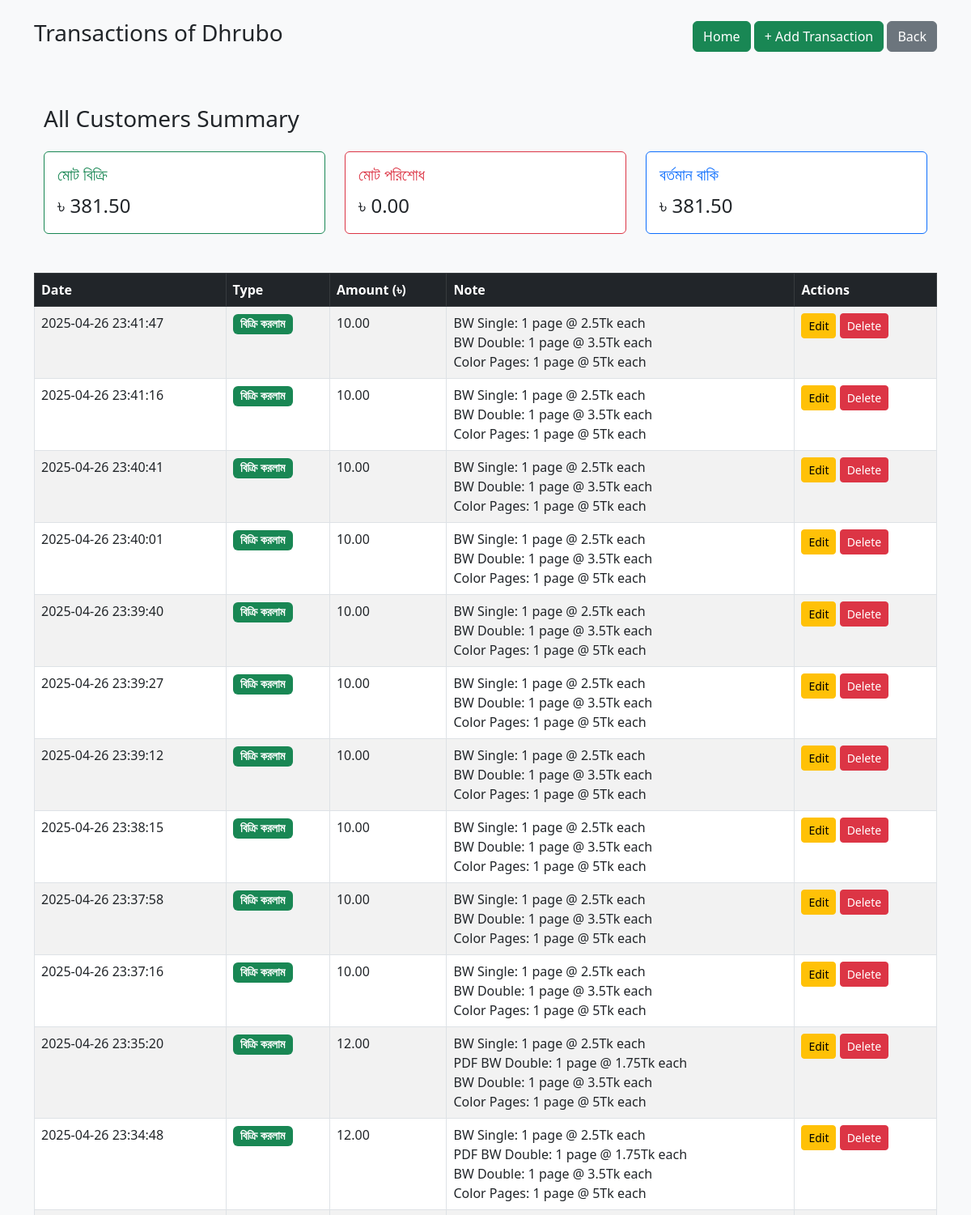
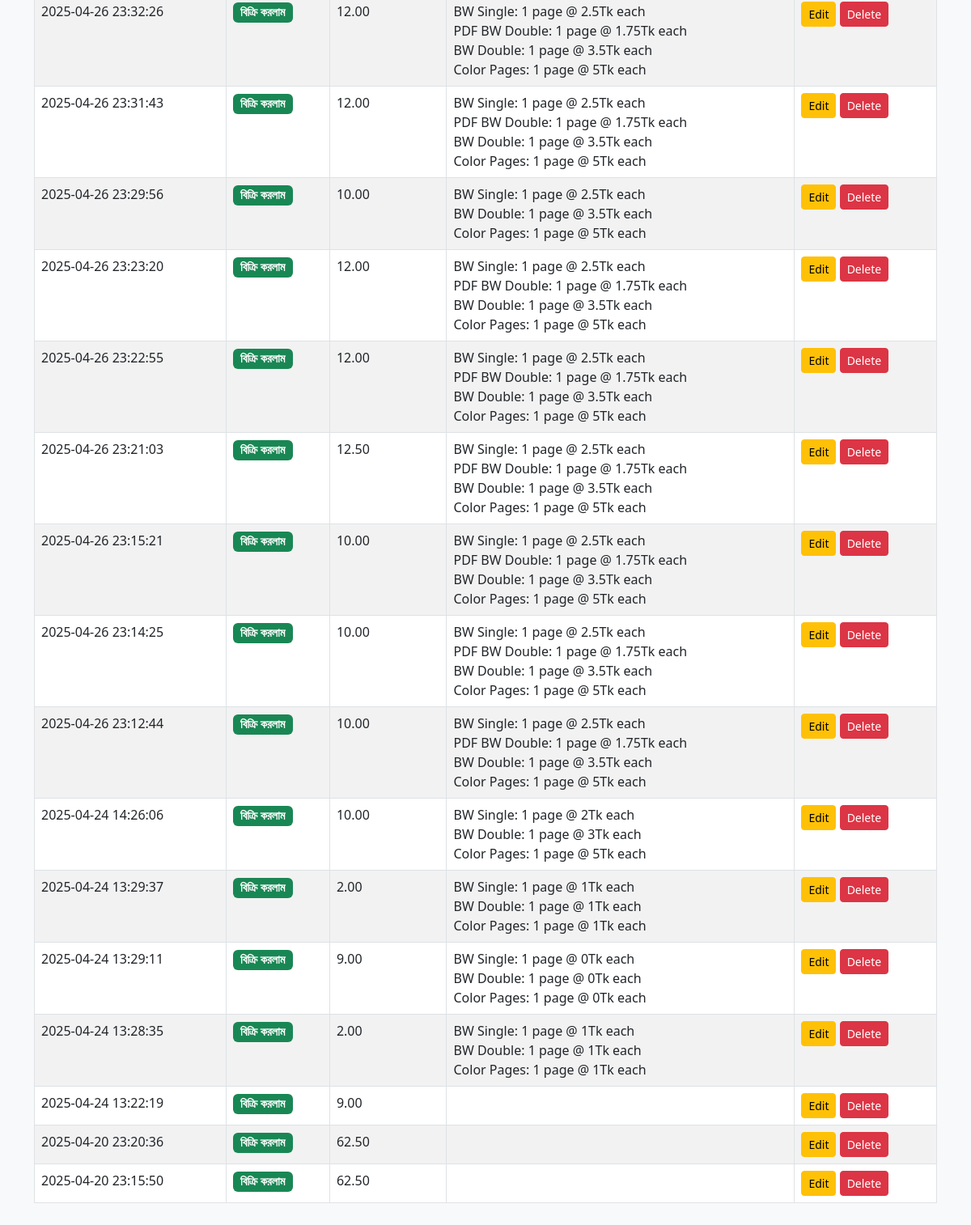
Page /details.php?id=7 (signed in) on the committed database (2 pictures, top to bottom).
### tables this page shows
CREATE TABLE `customers` (
  `id` int(11) NOT NULL,
  `name` varchar(255) DEFAULT NULL,
  `phone` varchar(20) DEFAULT NULL,
  `note` text DEFAULT NULL,
  `created_at` timestamp NOT NULL DEFAULT current_timestamp()
);

CREATE TABLE `transactions` (
  `id` int(11) NOT NULL,
  `customer_id` int(11) DEFAULT NULL,
  `type` enum('debit','credit') DEFAULT NULL,
  `amount` decimal(10,2) DEFAULT NULL,
  `description` text DEFAULT NULL,
  `date` datetime DEFAULT current_timestamp()
);

### details.php (the view, shortened to what this page needs)
<?php
   include 'db.php';
   $customer_id = intval($_GET['id']);
   $customer = mysqli_fetch_assoc(mysqli_query($conn, "SELECT * FROM customers WHERE id = $customer_id"));
   $transactions = mysqli_query($conn, "SELECT * FROM transactions WHERE customer_id = $customer_id ORDER BY date DESC");
   $credit_result = mysqli_fetch_assoc(mysqli_query($conn, "SELECT SUM(amount) as total_credit FROM transactions WHERE type = 'credit' and customer_id='$customer_id'"));
   $total_credit = $credit_result['total_credit'] ?? 0;
   $debit_result = mysqli_fetch_assoc(mysqli_query($conn, "SELECT SUM(amount) as total_debit FROM transactions WHERE type = 'debit'  and customer_id='$customer_id'"));
   $total_debit = $debit_result['total_debit'] ?? 0;
   $balance = $total_credit - $total_debit;
   ?>
<!DOCTYPE html>
<html lang="en">
   <head>
      <link href="https://cdn.jsdelivr.net/npm/bootstrap@5.3.0/dist/css/bootstrap.min.css" rel="stylesheet">
   </head>
   <body>
      <div class="container py-4">
         <div class="d-flex justify-content-between align-items-center mb-3">
            <h3>Transactions of <?= htmlspecialchars($customer['name']) ?></h3>
            <div>
               <a href="index.php" class="btn btn-success">Home</a>
               <a href="add_transaction.php?id=<?= $customer_id ?>" class="btn btn-success">+ Add Transaction</a>
               <a href="index.php" class="btn btn-secondary">Back</a>
            </div>
         </div>
         <div class="container py-5">
            <h3 class="mb-4">All Customers Summary</h3>
            <div class="row g-4">
               <div class="col-md-4">
                  <div class="card border-success">
                     <div class="card-body">
                        <h5 class="card-title text-success">মোট বিক্রি </h5>
                        <p class="card-text fs-4">৳ <?= number_format($total_credit, 2) ?></p>
                     </div>
                  </div>
               </div>
               <div class="col-md-4">
                  <div class="card border-danger">
                     <div class="card-body">
                        <h5 class="card-title text-danger">মোট পরিশোধ</h5>
                        <p class="card-text fs-4">৳ <?= number_format($total_debit, 2) ?></p>
                     </div>
                  </div>
               </div>
               <div class="col-md-4">
                  <div class="card border-primary">
                     <div class="card-body">
                        <h5 class="card-title text-primary">বর্তমান  <?php echo  $balance>0 ? 'বাকি' : 'জমা' ?></h5>
                        <p class="card-text fs-4">৳ <?= number_format(abs($balance), 2) ?></p>
                     </div>
                  </div>
               </div>
            </div>
         </div>
         <table class="table table-bordered table-striped">
            <thead class="table-dark">
               <tr>
                  <th>Date</th>
                  <th>Type</th>
                  <th>Amount (৳)</th>
                  <th>Note</th>
                  <th>Actions</th>
               </tr>
            </thead>
            <tbody>
               <?php while ($row = mysqli_fetch_assoc($transactions)): ?>
               <tr>
                  <td><?= htmlspecialchars($row['date']) ?></td>
                  <td><span class="badge <?= $row['type'] === 'credit' ? 'bg-success' : 'bg-danger' ?>"><?= $row['type'] === 'credit' ? 'বিক্রি করলাম' : 'টাকা পেলাম' ?></span></td>
                  <td><?= number_format($row['amount'], 2) ?></td>
                  <td><?php
                     $items = explode(':', $row['description']);
                      $labels = [
                        'bw_single' => 'BW Single',
                        'pdf_bw_double' => 'PDF BW Double',
                        'bw_double' => 'BW Double',
                        'color_pages' => 'Color Pages',
                      ];
                      $data = [];
                      foreach ($labels as $key => $label) {
                        $data[$key] = [
                            'quantity' => 0,
                            'price' => 0
                        ];
                      }
                      foreach ($items as $item) {
                        if (strpos($item, '@') !== false) {
                            list($type_quantity, $price) = explode('@', $item);
                            if (strpos($type_quantity, '-') !== false) {
                                list($type, $quantity) = explode('-', $type_quantity);
                                if (isset($data[$type])) {
                                    $data[$type]['quantity'] = $quantity;
                                    $data[$type]['price'] = $price;
                                }
                            }
                        }
                      }
                      foreach ($labels as $type => $label) {
                        $quantity = $data[$type]['quantity'];
                        $price = $data[$type]['price'];
                        $page_text = ($quantity == 1) ? "page" : "pages";
                        if($quantity>0) {
                          echo "{$label}: {$quantity} {$page_text} @ {$price}Tk each<br>";
                        }
                      }
                      ?></td>
                  <td>
                     <a href="edit_transaction.php?id=<?= $row['id'] ?>&customer_id=<?= $customer_id ?>" class="btn btn-warning btn-sm">Edit</a>
                     <a href="delete_transaction.php?id=<?= $row['id'] ?>&customer_id=<?= $customer_id ?>" class="btn btn-danger btn-sm" onclick="return confirm('Are you sure?')">Delete</a>
                  </td>
               </tr>
               <?php endwhile; ?>
            </tbody>
         </table>
      </div>
   </body>
</html>

### details.php (style rules this page uses)
body { background-color: #f8f9fa; }
.badge { font-size: 0.9rem; }

### rows in the picture
customers: name "Dhrubo"
transactions: date "2025-04-26 23:41:47", type "বিক্রি করলাম", amount "10.00", label "BW Single", quantity "1", page_text "page", price "2.5", label "BW Double", price "3.5", label "Color Pages", price "5"
transactions: date "2025-04-26 23:41:16", type "বিক্রি করলাম", amount "10.00", label "BW Single", quantity "1", page_text "page", price "2.5", label "BW Double", price "3.5", label "Color Pages", price "5"
transactions: date "2025-04-26 23:40:41", type "বিক্রি করলাম", amount "10.00", label "BW Single", quantity "1", page_text "page", price "2.5", label "BW Double", price "3.5", label "Color Pages", price "5"
transactions: date "2025-04-26 23:40:01", type "বিক্রি করলাম", amount "10.00", label "BW Single", quantity "1", page_text "page", price "2.5", label "BW Double", price "3.5", label "Color Pages", price "5"
transactions: date "2025-04-26 23:39:40", type "বিক্রি করলাম", amount "10.00", label "BW Single", quantity "1", page_text "page", price "2.5", label "BW Double", price "3.5", label "Color Pages", price "5"
transactions: date "2025-04-26 23:39:27", type "বিক্রি করলাম", amount "10.00", label "BW Single", quantity "1", page_text "page", price "2.5", label "BW Double", price "3.5", label "Color Pages", price "5"
transactions: date "2025-04-26 23:39:12", type "বিক্রি করলাম", amount "10.00", label "BW Single", quantity "1", page_text "page", price "2.5", label "BW Double", price "3.5", label "Color Pages", price "5"
transactions: date "2025-04-26 23:38:15", type "বিক্রি করলাম", amount "10.00", label "BW Single", quantity "1", page_text "page", price "2.5", label "BW Double", price "3.5", label "Color Pages", price "5"
transactions: date "2025-04-26 23:37:58", type "বিক্রি করলাম", amount "10.00", label "BW Single", quantity "1", page_text "page", price "2.5", label "BW Double", price "3.5", label "Color Pages", price "5"
transactions: date "2025-04-26 23:37:16", type "বিক্রি করলাম", amount "10.00", label "BW Single", quantity "1", page_text "page", price "2.5", label "BW Double", price "3.5", label "Color Pages", price "5"
transactions: date "2025-04-26 23:35:20", type "বিক্রি করলাম", amount "12.00", label "BW Single", quantity "1", page_text "page", price "2.5", label "PDF BW Double", price "1.75", label "BW Double", price "3.5", label "Color Pages", price "5"
transactions: date "2025-04-26 23:34:48", type "বিক্রি করলাম", amount "12.00", label "BW Single", quantity "1", page_text "page", price "2.5", label "PDF BW Double", price "1.75", label "BW Double", price "3.5", label "Color Pages", price "5"
transactions: date "2025-04-26 23:32:26", type "বিক্রি করলাম", amount "12.00", label "BW Single", quantity "1", page_text "page", price "2.5", label "PDF BW Double", price "1.75", label "BW Double", price "3.5", label "Color Pages", price "5"
transactions: date "2025-04-26 23:31:43", type "বিক্রি করলাম", amount "12.00", label "BW Single", quantity "1", page_text "page", price "2.5", label "PDF BW Double", price "1.75", label "BW Double", price "3.5", label "Color Pages", price "5"
transactions: date "2025-04-26 23:29:56", type "বিক্রি করলাম", amount "10.00", label "BW Single", quantity "1", page_text "page", price "2.5", label "BW Double", price "3.5", label "Color Pages", price "5"
transactions: date "2025-04-26 23:23:20", type "বিক্রি করলাম", amount "12.00", label "BW Single", quantity "1", page_text "page", price "2.5", label "PDF BW Double", price "1.75", label "BW Double", price "3.5", label "Color Pages", price "5"
transactions: date "2025-04-26 23:22:55", type "বিক্রি করলাম", amount "12.00", label "BW Single", quantity "1", page_text "page", price "2.5", label "PDF BW Double", price "1.75", label "BW Double", price "3.5", label "Color Pages", price "5"
transactions: date "2025-04-26 23:21:03", type "বিক্রি করলাম", amount "12.50", label "BW Single", quantity "1", page_text "page", price "2.5", label "PDF BW Double", price "1.75", label "BW Double", price "3.5", label "Color Pages", price "5"
transactions: date "2025-04-26 23:15:21", type "বিক্রি করলাম", amount "10.00", label "BW Single", quantity "1", page_text "page", price "2.5", label "PDF BW Double", price "1.75", label "BW Double", price "3.5", label "Color Pages", price "5"
transactions: date "2025-04-26 23:14:25", type "বিক্রি করলাম", amount "10.00", label "BW Single", quantity "1", page_text "page", price "2.5", label "PDF BW Double", price "1.75", label "BW Double", price "3.5", label "Color Pages", price "5"
transactions: date "2025-04-26 23:12:44", type "বিক্রি করলাম", amount "10.00", label "BW Single", quantity "1", page_text "page", price "2.5", label "PDF BW Double", price "1.75", label "BW Double", price "3.5", label "Color Pages", price "5"
transactions: date "2025-04-24 14:26:06", type "বিক্রি করলাম", amount "10.00", label "BW Single", quantity "1", page_text "page", price "2", label "BW Double", price "3", label "Color Pages", price "5"
transactions: date "2025-04-24 13:29:37", type "বিক্রি করলাম", amount "2.00", label "BW Single", quantity "1", page_text "page", price "1", label "BW Double", label "Color Pages"
transactions: date "2025-04-24 13:29:11", type "বিক্রি করলাম", amount "9.00", label "BW Single", quantity "1", page_text "page", price "0", label "BW Double", label "Color Pages"
transactions: date "2025-04-24 13:28:35", type "বিক্রি করলাম", amount "2.00", label "BW Single", quantity "1", page_text "page", price "1", label "BW Double", label "Color Pages"
transactions: date "2025-04-24 13:22:19", type "বিক্রি করলাম", amount "9.00"
transactions: date "2025-04-20 23:20:36", type "বিক্রি করলাম", amount "62.50"
transactions: date "2025-04-20 23:15:50", type "বিক্রি করলাম", amount "62.50"

### other values in the picture
$total_credit "381.50"
$total_debit "0.00"
abs($balance) "381.50"
